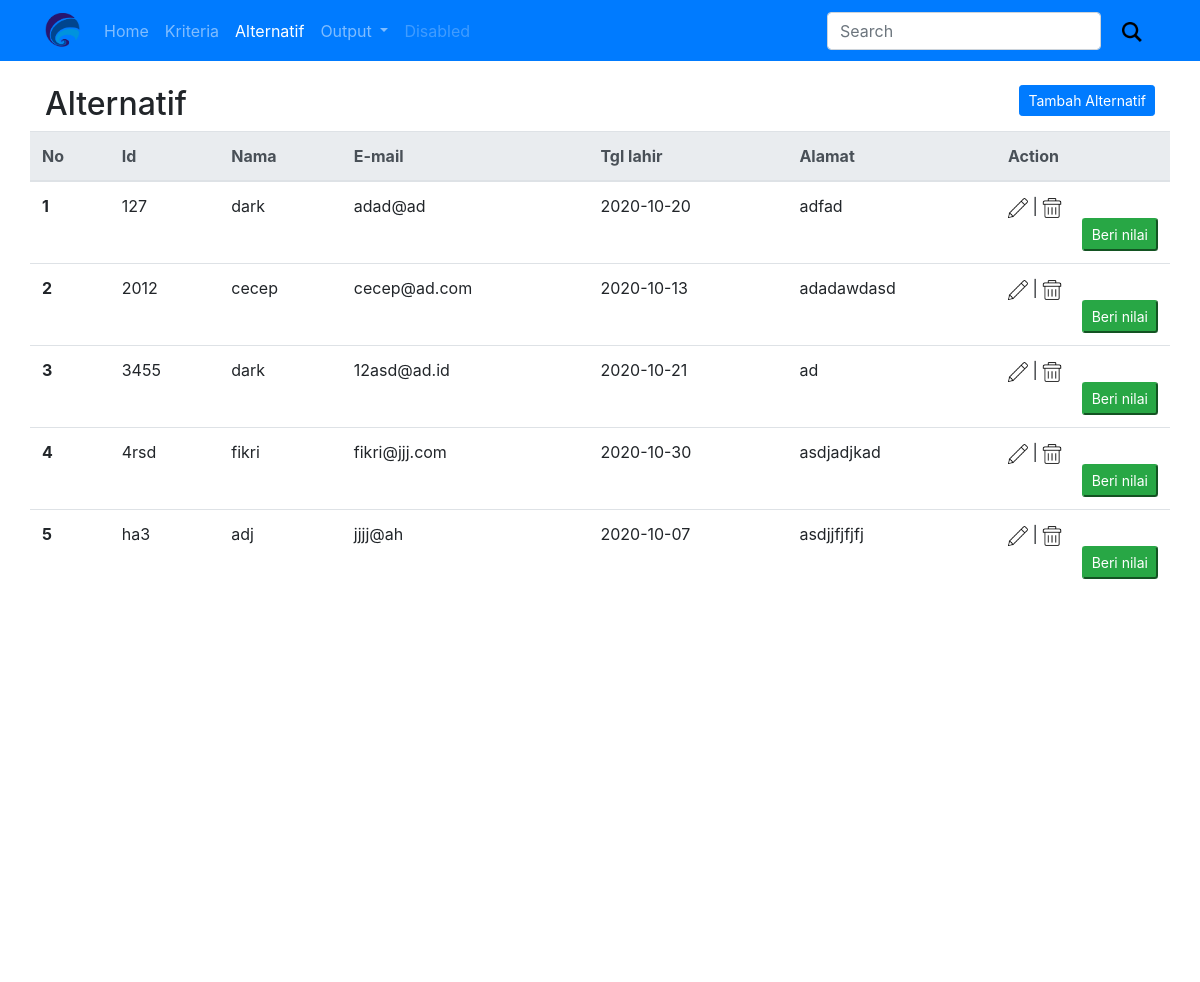
Before: /?p=alternatif (upper part) with the older database file.
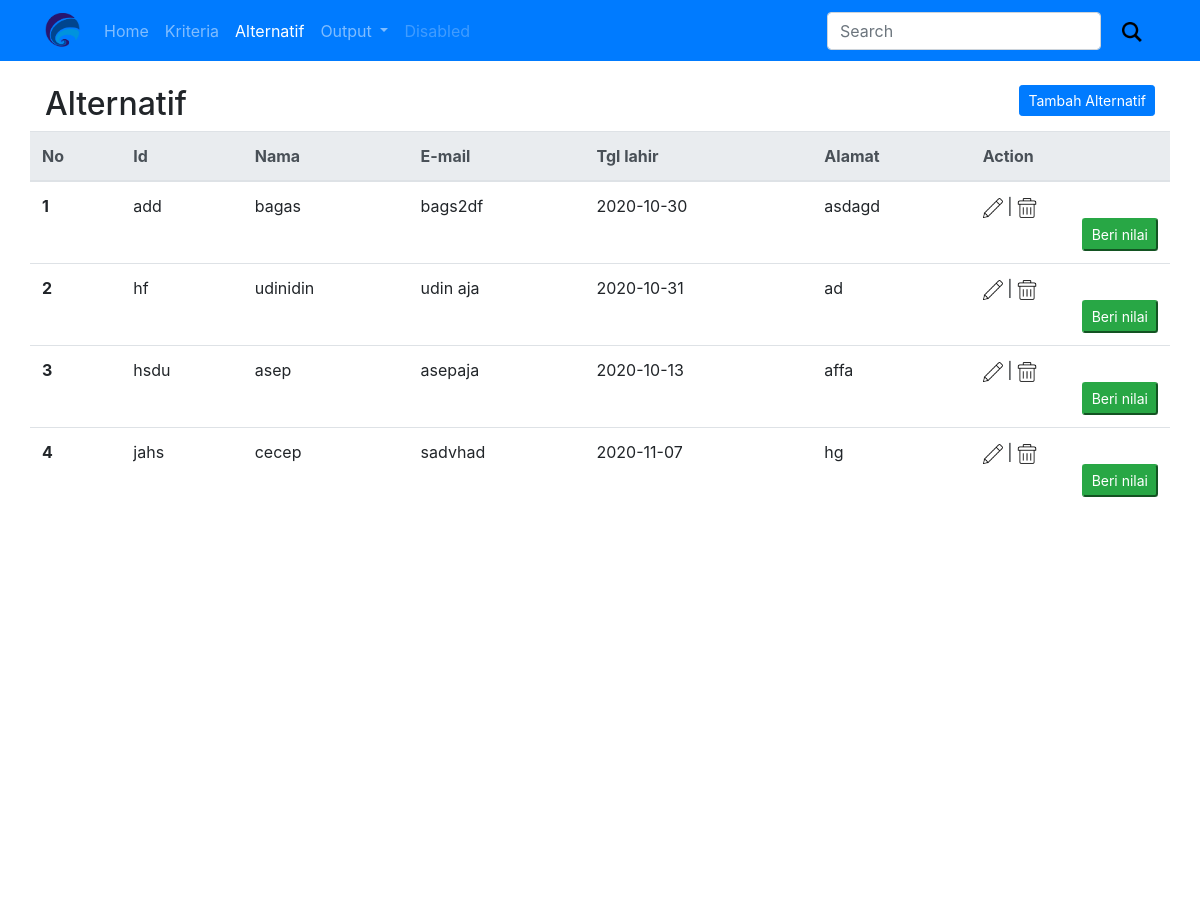
After: the same page with the newer database file.
### tables this page shows
CREATE TABLE `alternatif` (
  `ida` varchar(13) NOT NULL,
  `namaa` varchar(35) NOT NULL,
  `emaila` varchar(50) NOT NULL,
  `tgl_lahira` date NOT NULL,
  `alamata` text NOT NULL
);

### config/app.php (the view, shortened to what this page needs)
<?php
function Datab()
{
    $host = "localhost";
    $user = "root";
    $pass = "";
    $db = "magangdss";
        $conn = new mysqli($host,$user,$pass, $db);
        return $conn;
}
function tampilalternatif(){
    $sqlku = "SELECT * FROM alternatif";
    $quer = mysqli_query(Datab(),$sqlku);
    echo "
        <br>
        <div class='col-6'>
            <h2>Alternatif</h2>
        </div>
        <div class='col-6'>
            <form action='' method='post'>
                <button type='submit' name='tambaha' class='btn btn-primary float-right btn-sm' data-toggle='modal'>
                    Tambah Alternatif
                </button>
            </form>
        </div>
        <hr>
        <table class='table'>
    ";
    echo "
                <thead class='thead-light'>
                     <tr>
                        <th scope='col'>No</th>
                        <th scope='col'>Id</th>
                        <th scope='col'>Nama</th>
                        <th scope='col'>E-mail</th>
                        <th scope='col'>Tgl lahir</th>
                        <th scope='col'>Alamat</th>
                        <th scope='col'>Action</th>
                    </tr>
                </thead>
                <tbody>
    ";
    $nom = 1;
    while ($row = mysqli_fetch_array($quer)) {
        echo "
        <tr>
            <th scope='row'>$nom</th>
            <td>$row[0]</td>
            <td>$row[1]</td>
            <td>$row[2]</td>
            <td>$row[3]</td>
            <td>$row[4]</td>
            <td>
                <a href='?p=alternatifedit&key=$row[0]'><img src='img/053-edit.png' width='20' alt=''></a>&nbsp;|
                <a href='?p=alternatifdelete&key=$row[0]'><img src='img/074-bin.png' width='20' alt=''></a>
                <form action='' method='post'>
                    <input type='hidden' value='$row[0]' name='ida'>
                    <button type='submit' name='tambahab' class='btn-success float-right btn-sm' data-toggle='modal'>
                        Beri nilai
                    </button>
                </form>
            </td>
        </tr>
        ";
        $nom+=1;
    }
    echo "
    </tbody>
    </table>
    ";
}
?>

Changed rows visible on the page:
removed alternatif: ida "127", namaa "dark", emaila "adad@ad", tgl_lahira "2020-10-20", alamata "adfad"
removed alternatif: ida "2012", namaa "cecep", emaila "cecep@ad.com", tgl_lahira "2020-10-13", alamata "adadawdasd"
removed alternatif: ida "3455", namaa "dark", emaila "12asd@ad.id", tgl_lahira "2020-10-21", alamata "ad"
removed alternatif: ida "4rsd", namaa "fikri", emaila "fikri@jjj.com", tgl_lahira "2020-10-30", alamata "asdjadjkad"
removed alternatif: ida "ha3", namaa "adj", emaila "jjjj@ah", tgl_lahira "2020-10-07", alamata "asdjjfjfjfj"
added alternatif: ida "add", namaa "bagas", emaila "bags2df", tgl_lahira "2020-10-30", alamata "asdagd"
added alternatif: ida "hf", namaa "udinidin", emaila "udin aja", tgl_lahira "2020-10-31", alamata "ad"
added alternatif: ida "hsdu", namaa "asep", emaila "asepaja", tgl_lahira "2020-10-13", alamata "affa"
added alternatif: ida "jahs", namaa "cecep", emaila "sadvhad", tgl_lahira "2020-11-07", alamata "hg"
